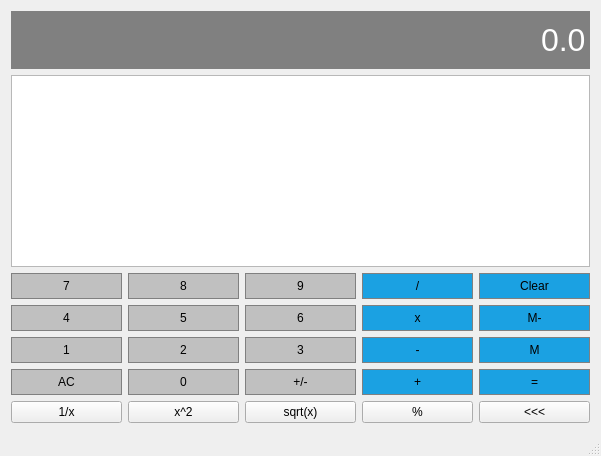
<?xml version="1.0" encoding="UTF-8"?>
<ui version="4.0">
 <class>CalculatorClass</class>
 <widget class="QMainWindow" name="CalculatorClass">
  <property name="geometry">
   <rect>
    <x>0</x>
    <y>0</y>
    <width>601</width>
    <height>456</height>
   </rect>
  </property>
  <property name="sizePolicy">
   <sizepolicy hsizetype="Preferred" vsizetype="Expanding">
    <horstretch>0</horstretch>
    <verstretch>0</verstretch>
   </sizepolicy>
  </property>
  <property name="windowTitle">
   <string>Calculator</string>
  </property>
  <widget class="QWidget" name="centralWidget">
   <layout class="QGridLayout" name="gridLayout">
    <item row="3" column="3">
     <widget class="QPushButton" name="Multiply">
      <property name="sizePolicy">
       <sizepolicy hsizetype="Expanding" vsizetype="Preferred">
        <horstretch>0</horstretch>
        <verstretch>0</verstretch>
       </sizepolicy>
      </property>
      <property name="styleSheet">
       <string notr="true">QPushButton {
		background-color: #1BA1E2;
		border: 1px solid gray;
		padding:5px;
}
QPushButton:pressed {
		background-color: #A9A9A9;
		border: 1px solid gray;
		padding:5px;
}
</string>
      </property>
      <property name="text">
       <string>x</string>
      </property>
     </widget>
    </item>
    <item row="2" column="2">
     <widget class="QPushButton" name="Button9">
      <property name="sizePolicy">
       <sizepolicy hsizetype="Expanding" vsizetype="Preferred">
        <horstretch>0</horstretch>
        <verstretch>0</verstretch>
       </sizepolicy>
      </property>
      <property name="styleSheet">
       <string notr="true">QPushButton {
		background-color: #C0C0C0;
		border: 1px solid gray;
		padding:5px;
}
QPushButton:pressed {
		background-color: #A9A9A9;
		border: 1px solid gray;
		padding:5px;
}
</string>
      </property>
      <property name="text">
       <string>9</string>
      </property>
     </widget>
    </item>
    <item row="3" column="1">
     <widget class="QPushButton" name="Button5">
      <property name="sizePolicy">
       <sizepolicy hsizetype="Expanding" vsizetype="Preferred">
        <horstretch>0</horstretch>
        <verstretch>0</verstretch>
       </sizepolicy>
      </property>
      <property name="styleSheet">
       <string notr="true">QPushButton {
		background-color: #C0C0C0;
		border: 1px solid gray;
		padding:5px;
}
QPushButton:pressed {
		background-color: #A9A9A9;
		border: 1px solid gray;
		padding:5px;
}
</string>
      </property>
      <property name="text">
       <string>5</string>
      </property>
     </widget>
    </item>
    <item row="5" column="3">
     <widget class="QPushButton" name="Add">
      <property name="sizePolicy">
       <sizepolicy hsizetype="Expanding" vsizetype="Preferred">
        <horstretch>0</horstretch>
        <verstretch>0</verstretch>
       </sizepolicy>
      </property>
      <property name="styleSheet">
       <string notr="true">QPushButton {
		background-color: #1BA1E2;
		border: 1px solid gray;
		padding:5px;
}
QPushButton:pressed {
		background-color: #A9A9A9;
		border: 1px solid gray;
		padding:5px;
}
</string>
      </property>
      <property name="text">
       <string>+</string>
      </property>
     </widget>
    </item>
    <item row="3" column="0">
     <widget class="QPushButton" name="Button4">
      <property name="sizePolicy">
       <sizepolicy hsizetype="Expanding" vsizetype="Preferred">
        <horstretch>0</horstretch>
        <verstretch>0</verstretch>
       </sizepolicy>
      </property>
      <property name="styleSheet">
       <string notr="true">QPushButton {
		background-color: #C0C0C0;
		border: 1px solid gray;
		padding:5px;
}
QPushButton:pressed {
		background-color: #A9A9A9;
		border: 1px solid gray;
		padding:5px;
}
</string>
      </property>
      <property name="text">
       <string>4</string>
      </property>
     </widget>
    </item>
    <item row="2" column="3">
     <widget class="QPushButton" name="Divide">
      <property name="sizePolicy">
       <sizepolicy hsizetype="Expanding" vsizetype="Preferred">
        <horstretch>0</horstretch>
        <verstretch>0</verstretch>
       </sizepolicy>
      </property>
      <property name="styleSheet">
       <string notr="true">QPushButton {
		background-color: #1BA1E2;
		border: 1px solid gray;
		padding:5px;
}
QPushButton:pressed {
		background-color: #A9A9A9;
		border: 1px solid gray;
		padding:5px;
}
</string>
      </property>
      <property name="text">
       <string>/</string>
      </property>
     </widget>
    </item>
    <item row="3" column="4">
     <widget class="QPushButton" name="MemClear">
      <property name="sizePolicy">
       <sizepolicy hsizetype="Expanding" vsizetype="Preferred">
        <horstretch>0</horstretch>
        <verstretch>0</verstretch>
       </sizepolicy>
      </property>
      <property name="styleSheet">
       <string notr="true">QPushButton {
		background-color: #1BA1E2;
		border: 1px solid gray;
		padding:5px;
}
QPushButton:pressed {
		background-color: #A9A9A9;
		border: 1px solid gray;
		padding:5px;
}
</string>
      </property>
      <property name="text">
       <string>M-</string>
      </property>
     </widget>
    </item>
    <item row="5" column="4">
     <widget class="QPushButton" name="Equals">
      <property name="sizePolicy">
       <sizepolicy hsizetype="Expanding" vsizetype="Preferred">
        <horstretch>0</horstretch>
        <verstretch>0</verstretch>
       </sizepolicy>
      </property>
      <property name="styleSheet">
       <string notr="true">QPushButton {
		background-color: #1BA1E2;
		border: 1px solid gray;
		padding:5px;
}
QPushButton:pressed {
		background-color: #A9A9A9;
		border: 1px solid gray;
		padding:5px;
}
</string>
      </property>
      <property name="text">
       <string>=</string>
      </property>
     </widget>
    </item>
    <item row="2" column="4">
     <widget class="QPushButton" name="ClearHistory">
      <property name="sizePolicy">
       <sizepolicy hsizetype="Expanding" vsizetype="Preferred">
        <horstretch>0</horstretch>
        <verstretch>0</verstretch>
       </sizepolicy>
      </property>
      <property name="styleSheet">
       <string notr="true">QPushButton {
		background-color: #1BA1E2;
		border: 1px solid gray;
		padding:5px;
}
QPushButton:pressed {
		background-color: #A9A9A9;
		border: 1px solid gray;
		padding:5px;
}
</string>
      </property>
      <property name="text">
       <string>Clear</string>
      </property>
     </widget>
    </item>
    <item row="4" column="3">
     <widget class="QPushButton" name="Subtract">
      <property name="sizePolicy">
       <sizepolicy hsizetype="Expanding" vsizetype="Preferred">
        <horstretch>0</horstretch>
        <verstretch>0</verstretch>
       </sizepolicy>
      </property>
      <property name="styleSheet">
       <string notr="true">QPushButton {
		background-color: #1BA1E2;
		border: 1px solid gray;
		padding:5px;
}
QPushButton:pressed {
		background-color: #A9A9A9;
		border: 1px solid gray;
		padding:5px;
}
</string>
      </property>
      <property name="text">
       <string>-</string>
      </property>
     </widget>
    </item>
    <item row="4" column="1">
     <widget class="QPushButton" name="Button2">
      <property name="sizePolicy">
       <sizepolicy hsizetype="Expanding" vsizetype="Preferred">
        <horstretch>0</horstretch>
        <verstretch>0</verstretch>
       </sizepolicy>
      </property>
      <property name="styleSheet">
       <string notr="true">QPushButton {
		background-color: #C0C0C0;
		border: 1px solid gray;
		padding:5px;
}
QPushButton:pressed {
		background-color: #A9A9A9;
		border: 1px solid gray;
		padding:5px;
}
</string>
      </property>
      <property name="text">
       <string>2</string>
      </property>
     </widget>
    </item>
    <item row="2" column="1">
     <widget class="QPushButton" name="Button8">
      <property name="sizePolicy">
       <sizepolicy hsizetype="Expanding" vsizetype="Preferred">
        <horstretch>0</horstretch>
        <verstretch>0</verstretch>
       </sizepolicy>
      </property>
      <property name="styleSheet">
       <string notr="true">QPushButton {
		background-color: #C0C0C0;
		border: 1px solid gray;
		padding:5px;
}
QPushButton:pressed {
		background-color: #A9A9A9;
		border: 1px solid gray;
		padding:5px;
}
</string>
      </property>
      <property name="text">
       <string>8</string>
      </property>
     </widget>
    </item>
    <item row="5" column="0">
     <widget class="QPushButton" name="Clear">
      <property name="sizePolicy">
       <sizepolicy hsizetype="Expanding" vsizetype="Preferred">
        <horstretch>0</horstretch>
        <verstretch>0</verstretch>
       </sizepolicy>
      </property>
      <property name="styleSheet">
       <string notr="true">QPushButton {
		background-color: #C0C0C0;
		border: 1px solid gray;
		padding:5px;
}
QPushButton:pressed {
		background-color: #A9A9A9;
		border: 1px solid gray;
		padding:5px;
}
</string>
      </property>
      <property name="text">
       <string>AC</string>
      </property>
     </widget>
    </item>
    <item row="5" column="2">
     <widget class="QPushButton" name="ChangeSign">
      <property name="sizePolicy">
       <sizepolicy hsizetype="Expanding" vsizetype="Preferred">
        <horstretch>0</horstretch>
        <verstretch>0</verstretch>
       </sizepolicy>
      </property>
      <property name="styleSheet">
       <string notr="true">QPushButton {
		background-color: #C0C0C0;
		border: 1px solid gray;
		padding:5px;
}
QPushButton:pressed {
		background-color: #A9A9A9;
		border: 1px solid gray;
		padding:5px;
}
</string>
      </property>
      <property name="text">
       <string>+/-</string>
      </property>
     </widget>
    </item>
    <item row="4" column="0">
     <widget class="QPushButton" name="Button1">
      <property name="sizePolicy">
       <sizepolicy hsizetype="Expanding" vsizetype="Preferred">
        <horstretch>0</horstretch>
        <verstretch>0</verstretch>
       </sizepolicy>
      </property>
      <property name="styleSheet">
       <string notr="true">QPushButton {
		background-color: #C0C0C0;
		border: 1px solid gray;
		padding:5px;
}
QPushButton:pressed {
		background-color: #A9A9A9;
		border: 1px solid gray;
		padding:5px;
}
</string>
      </property>
      <property name="text">
       <string>1</string>
      </property>
     </widget>
    </item>
    <item row="4" column="4">
     <widget class="QPushButton" name="MemGet">
      <property name="sizePolicy">
       <sizepolicy hsizetype="Expanding" vsizetype="Preferred">
        <horstretch>0</horstretch>
        <verstretch>0</verstretch>
       </sizepolicy>
      </property>
      <property name="styleSheet">
       <string notr="true">QPushButton {
		background-color: #1BA1E2;
		border: 1px solid gray;
		padding:5px;
}
QPushButton:pressed {
		background-color: #A9A9A9;
		border: 1px solid gray;
		padding:5px;
}
</string>
      </property>
      <property name="text">
       <string>M</string>
      </property>
     </widget>
    </item>
    <item row="3" column="2">
     <widget class="QPushButton" name="Button6">
      <property name="sizePolicy">
       <sizepolicy hsizetype="Expanding" vsizetype="Preferred">
        <horstretch>0</horstretch>
        <verstretch>0</verstretch>
       </sizepolicy>
      </property>
      <property name="styleSheet">
       <string notr="true">QPushButton {
		background-color: #C0C0C0;
		border: 1px solid gray;
		padding:5px;
}
QPushButton:pressed {
		background-color: #A9A9A9;
		border: 1px solid gray;
		padding:5px;
}
</string>
      </property>
      <property name="text">
       <string>6</string>
      </property>
     </widget>
    </item>
    <item row="4" column="2">
     <widget class="QPushButton" name="Button3">
      <property name="sizePolicy">
       <sizepolicy hsizetype="Expanding" vsizetype="Preferred">
        <horstretch>0</horstretch>
        <verstretch>0</verstretch>
       </sizepolicy>
      </property>
      <property name="styleSheet">
       <string notr="true">QPushButton {
		background-color: #C0C0C0;
		border: 1px solid gray;
		padding:5px;
}
QPushButton:pressed {
		background-color: #A9A9A9;
		border: 1px solid gray;
		padding:5px;
}
</string>
      </property>
      <property name="text">
       <string>3</string>
      </property>
     </widget>
    </item>
    <item row="5" column="1">
     <widget class="QPushButton" name="Button0">
      <property name="sizePolicy">
       <sizepolicy hsizetype="Expanding" vsizetype="Preferred">
        <horstretch>0</horstretch>
        <verstretch>0</verstretch>
       </sizepolicy>
      </property>
      <property name="styleSheet">
       <string notr="true">QPushButton {
		background-color: #C0C0C0;
		border: 1px solid gray;
		padding:5px;
}
QPushButton:pressed {
		background-color: #A9A9A9;
		border: 1px solid gray;
		padding:5px;
}
</string>
      </property>
      <property name="text">
       <string>0</string>
      </property>
     </widget>
    </item>
    <item row="2" column="0">
     <widget class="QPushButton" name="Button7">
      <property name="sizePolicy">
       <sizepolicy hsizetype="Expanding" vsizetype="Preferred">
        <horstretch>0</horstretch>
        <verstretch>0</verstretch>
       </sizepolicy>
      </property>
      <property name="styleSheet">
       <string notr="true">QPushButton {
		background-color: #C0C0C0;
		border: 1px solid gray;
		padding:5px;
}
QPushButton:pressed {
		background-color: #A9A9A9;
		border: 1px solid gray;
		padding:5px;
}
</string>
      </property>
      <property name="text">
       <string>7</string>
      </property>
     </widget>
    </item>
    <item row="1" column="0" colspan="5">
     <widget class="QListWidget" name="listWidget"/>
    </item>
    <item row="0" column="0" colspan="5">
     <widget class="QLineEdit" name="Display">
      <property name="sizePolicy">
       <sizepolicy hsizetype="Expanding" vsizetype="Expanding">
        <horstretch>0</horstretch>
        <verstretch>0</verstretch>
       </sizepolicy>
      </property>
      <property name="font">
       <font>
        <family>Arial</family>
        <pointsize>24</pointsize>
       </font>
      </property>
      <property name="styleSheet">
       <string notr="true">QLineEdit {
	background-color: gray;
	border: 1px solid gray;
	color:#ffffff;
}</string>
      </property>
      <property name="text">
       <string>0.0</string>
      </property>
      <property name="alignment">
       <set>Qt::AlignRight|Qt::AlignTrailing|Qt::AlignVCenter</set>
      </property>
     </widget>
    </item>
    <item row="6" column="0">
     <widget class="QPushButton" name="PhanSo">
      <property name="text">
       <string>1/x</string>
      </property>
     </widget>
    </item>
    <item row="6" column="1">
     <widget class="QPushButton" name="LuyThua">
      <property name="text">
       <string>x^2</string>
      </property>
     </widget>
    </item>
    <item row="6" column="2">
     <widget class="QPushButton" name="Sqrt">
      <property name="text">
       <string>sqrt(x)</string>
      </property>
     </widget>
    </item>
    <item row="6" column="3">
     <widget class="QPushButton" name="Mod">
      <property name="text">
       <string>%</string>
      </property>
     </widget>
    </item>
    <item row="6" column="4">
     <widget class="QPushButton" name="pushButton_5">
      <property name="text">
       <string>&lt;&lt;&lt;</string>
      </property>
     </widget>
    </item>
   </layout>
  </widget>
  <widget class="QMenuBar" name="menuBar">
   <property name="geometry">
    <rect>
     <x>0</x>
     <y>0</y>
     <width>601</width>
     <height>22</height>
    </rect>
   </property>
  </widget>
  <widget class="QStatusBar" name="statusBar"/>
  <action name="actionHistory">
   <property name="text">
    <string>History</string>
   </property>
  </action>
  <action name="actionExit">
   <property name="text">
    <string>Exit</string>
   </property>
  </action>
 </widget>
 <layoutdefault spacing="6" margin="11"/>
 <resources>
  <include location="calculator.qrc"/>
 </resources>
 <connections/>
</ui>
